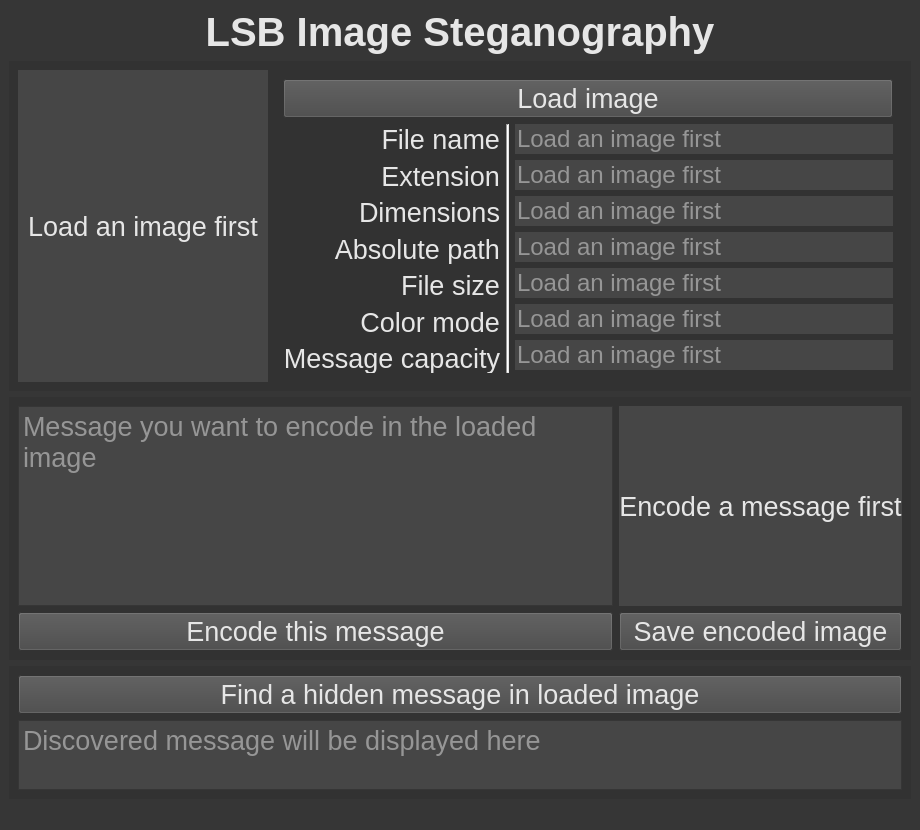
<?xml version="1.0" encoding="UTF-8"?>
<ui version="4.0">
 <class>MainWindow</class>
 <widget class="QMainWindow" name="MainWindow">
  <property name="geometry">
   <rect>
    <x>0</x>
    <y>0</y>
    <width>920</width>
    <height>830</height>
   </rect>
  </property>
  <property name="minimumSize">
   <size>
    <width>680</width>
    <height>800</height>
   </size>
  </property>
  <property name="font">
   <font>
    <pointsize>15</pointsize>
   </font>
  </property>
  <property name="windowTitle">
   <string>LSB Image Steganography</string>
  </property>
  <property name="styleSheet">
   <string notr="true">background-color: rgb(54, 54, 54);
color: rgb(230, 230, 230);</string>
  </property>
  <property name="locale">
   <locale language="English" country="UnitedStates"/>
  </property>
  <widget class="QWidget" name="centralwidget">
   <layout class="QGridLayout" name="gridLayout">
    <item row="0" column="0">
     <layout class="QVBoxLayout" name="verticalLayoutMain">
      <item>
       <widget class="QLabel" name="labelTitle">
        <property name="font">
         <font>
          <pointsize>30</pointsize>
          <weight>75</weight>
          <bold>true</bold>
         </font>
        </property>
        <property name="text">
         <string>LSB Image Steganography</string>
        </property>
        <property name="alignment">
         <set>Qt::AlignCenter</set>
        </property>
       </widget>
      </item>
      <item>
       <widget class="QFrame" name="frameOriginalImageSection">
        <property name="styleSheet">
         <string notr="true">background-color: rgb(50, 50, 50);</string>
        </property>
        <layout class="QHBoxLayout" name="horizontalLayoutOriginalImage">
         <item>
          <widget class="QLabel" name="labelOriginalImagePreview">
           <property name="minimumSize">
            <size>
             <width>250</width>
             <height>200</height>
            </size>
           </property>
           <property name="font">
            <font>
             <pointsize>20</pointsize>
            </font>
           </property>
           <property name="toolTip">
            <string>Preview of the loaded image</string>
           </property>
           <property name="styleSheet">
            <string notr="true">background-color: rgb(70, 70, 70);</string>
           </property>
           <property name="text">
            <string>Load an image first</string>
           </property>
           <property name="alignment">
            <set>Qt::AlignCenter</set>
           </property>
          </widget>
         </item>
         <item>
          <widget class="QFrame" name="frameOriginalImage">
           <layout class="QVBoxLayout" name="layout_image_info">
            <item>
             <widget class="QPushButton" name="buttonLoadImage">
              <property name="font">
               <font>
                <pointsize>20</pointsize>
               </font>
              </property>
              <property name="styleSheet">
               <string notr="true">background-color: rgb(70, 70, 70);</string>
              </property>
              <property name="text">
               <string>Load image</string>
              </property>
             </widget>
            </item>
            <item>
             <layout class="QHBoxLayout" name="horizontalLayoutImageInfo">
              <item>
               <layout class="QVBoxLayout" name="verticalLayoutImageInfoLabels">
                <item>
                 <widget class="QLabel" name="labelFileName">
                  <property name="font">
                   <font>
                    <pointsize>20</pointsize>
                   </font>
                  </property>
                  <property name="toolTip">
                   <string>Name of the file (without extension)</string>
                  </property>
                  <property name="text">
                   <string>File name</string>
                  </property>
                  <property name="alignment">
                   <set>Qt::AlignRight|Qt::AlignTrailing|Qt::AlignVCenter</set>
                  </property>
                 </widget>
                </item>
                <item>
                 <widget class="QLabel" name="labelExtension">
                  <property name="font">
                   <font>
                    <pointsize>20</pointsize>
                   </font>
                  </property>
                  <property name="toolTip">
                   <string>Extension/type of file of the loaded image</string>
                  </property>
                  <property name="text">
                   <string>Extension</string>
                  </property>
                  <property name="alignment">
                   <set>Qt::AlignRight|Qt::AlignTrailing|Qt::AlignVCenter</set>
                  </property>
                 </widget>
                </item>
                <item>
                 <widget class="QLabel" name="labelDimensions">
                  <property name="font">
                   <font>
                    <pointsize>20</pointsize>
                   </font>
                  </property>
                  <property name="toolTip">
                   <string>Dimensions of the loaded image in pixels</string>
                  </property>
                  <property name="text">
                   <string>Dimensions</string>
                  </property>
                  <property name="alignment">
                   <set>Qt::AlignRight|Qt::AlignTrailing|Qt::AlignVCenter</set>
                  </property>
                 </widget>
                </item>
                <item>
                 <widget class="QLabel" name="labelAbsolutePath">
                  <property name="font">
                   <font>
                    <pointsize>20</pointsize>
                   </font>
                  </property>
                  <property name="toolTip">
                   <string>Absolute path to the loaded image</string>
                  </property>
                  <property name="text">
                   <string>Absolute path</string>
                  </property>
                  <property name="alignment">
                   <set>Qt::AlignRight|Qt::AlignTrailing|Qt::AlignVCenter</set>
                  </property>
                 </widget>
                </item>
                <item>
                 <widget class="QLabel" name="labelFileSize">
                  <property name="font">
                   <font>
                    <pointsize>20</pointsize>
                   </font>
                  </property>
                  <property name="toolTip">
                   <string>File size of the loaded image in Bytes</string>
                  </property>
                  <property name="text">
                   <string>File size</string>
                  </property>
                  <property name="alignment">
                   <set>Qt::AlignRight|Qt::AlignTrailing|Qt::AlignVCenter</set>
                  </property>
                 </widget>
                </item>
                <item>
                 <widget class="QLabel" name="labelColorMode">
                  <property name="font">
                   <font>
                    <pointsize>20</pointsize>
                   </font>
                  </property>
                  <property name="toolTip">
                   <string>Color mode used in the loaded image</string>
                  </property>
                  <property name="text">
                   <string>Color mode</string>
                  </property>
                  <property name="alignment">
                   <set>Qt::AlignRight|Qt::AlignTrailing|Qt::AlignVCenter</set>
                  </property>
                 </widget>
                </item>
                <item>
                 <widget class="QLabel" name="labelCapacity">
                  <property name="font">
                   <font>
                    <pointsize>20</pointsize>
                   </font>
                  </property>
                  <property name="toolTip">
                   <string>Number of characters encodable in the loaded image</string>
                  </property>
                  <property name="text">
                   <string>Message capacity</string>
                  </property>
                  <property name="alignment">
                   <set>Qt::AlignRight|Qt::AlignTrailing|Qt::AlignVCenter</set>
                  </property>
                 </widget>
                </item>
               </layout>
              </item>
              <item>
               <widget class="Line" name="lineImageInfo">
                <property name="styleSheet">
                 <string notr="true">background-color: rgb(230, 230, 230);</string>
                </property>
                <property name="orientation">
                 <enum>Qt::Vertical</enum>
                </property>
               </widget>
              </item>
              <item>
               <layout class="QVBoxLayout" name="verticalLayoutInfoValues">
                <item>
                 <widget class="QLineEdit" name="fieldFileName">
                  <property name="font">
                   <font>
                    <pointsize>18</pointsize>
                   </font>
                  </property>
                  <property name="toolTip">
                   <string>Name of the file (without extension)</string>
                  </property>
                  <property name="styleSheet">
                   <string notr="true">background-color: rgb(70, 70, 70);</string>
                  </property>
                  <property name="frame">
                   <bool>false</bool>
                  </property>
                  <property name="readOnly">
                   <bool>true</bool>
                  </property>
                  <property name="placeholderText">
                   <string>Load an image first</string>
                  </property>
                 </widget>
                </item>
                <item>
                 <widget class="QLineEdit" name="fieldExtension">
                  <property name="font">
                   <font>
                    <pointsize>18</pointsize>
                   </font>
                  </property>
                  <property name="toolTip">
                   <string>Extension/type of file of the loaded image</string>
                  </property>
                  <property name="styleSheet">
                   <string notr="true">background-color: rgb(70, 70, 70);</string>
                  </property>
                  <property name="frame">
                   <bool>false</bool>
                  </property>
                  <property name="readOnly">
                   <bool>true</bool>
                  </property>
                  <property name="placeholderText">
                   <string>Load an image first</string>
                  </property>
                 </widget>
                </item>
                <item>
                 <widget class="QLineEdit" name="fieldDimensions">
                  <property name="font">
                   <font>
                    <pointsize>18</pointsize>
                   </font>
                  </property>
                  <property name="toolTip">
                   <string>Dimensions of the loaded image in pixels</string>
                  </property>
                  <property name="styleSheet">
                   <string notr="true">background-color: rgb(70, 70, 70);</string>
                  </property>
                  <property name="frame">
                   <bool>false</bool>
                  </property>
                  <property name="readOnly">
                   <bool>true</bool>
                  </property>
                  <property name="placeholderText">
                   <string>Load an image first</string>
                  </property>
                 </widget>
                </item>
                <item>
                 <widget class="QLineEdit" name="fieldAbsolutePath">
                  <property name="font">
                   <font>
                    <pointsize>18</pointsize>
                   </font>
                  </property>
                  <property name="toolTip">
                   <string>Absolute path to the loaded image</string>
                  </property>
                  <property name="styleSheet">
                   <string notr="true">background-color: rgb(70, 70, 70);</string>
                  </property>
                  <property name="frame">
                   <bool>false</bool>
                  </property>
                  <property name="readOnly">
                   <bool>true</bool>
                  </property>
                  <property name="placeholderText">
                   <string>Load an image first</string>
                  </property>
                 </widget>
                </item>
                <item>
                 <widget class="QLineEdit" name="fieldFileSize">
                  <property name="font">
                   <font>
                    <pointsize>18</pointsize>
                   </font>
                  </property>
                  <property name="toolTip">
                   <string>File size of the loaded image in Bytes</string>
                  </property>
                  <property name="styleSheet">
                   <string notr="true">background-color: rgb(70, 70, 70);</string>
                  </property>
                  <property name="frame">
                   <bool>false</bool>
                  </property>
                  <property name="readOnly">
                   <bool>true</bool>
                  </property>
                  <property name="placeholderText">
                   <string>Load an image first</string>
                  </property>
                 </widget>
                </item>
                <item>
                 <widget class="QLineEdit" name="fieldColorMode">
                  <property name="font">
                   <font>
                    <pointsize>18</pointsize>
                   </font>
                  </property>
                  <property name="toolTip">
                   <string>Color mode used in the loaded image</string>
                  </property>
                  <property name="styleSheet">
                   <string notr="true">background-color: rgb(70, 70, 70);</string>
                  </property>
                  <property name="frame">
                   <bool>false</bool>
                  </property>
                  <property name="readOnly">
                   <bool>true</bool>
                  </property>
                  <property name="placeholderText">
                   <string>Load an image first</string>
                  </property>
                 </widget>
                </item>
                <item>
                 <widget class="QLineEdit" name="fieldCapacity">
                  <property name="font">
                   <font>
                    <pointsize>18</pointsize>
                   </font>
                  </property>
                  <property name="toolTip">
                   <string>Number of characters encodable in the loaded image</string>
                  </property>
                  <property name="styleSheet">
                   <string notr="true">background-color: rgb(70, 70, 70);</string>
                  </property>
                  <property name="frame">
                   <bool>false</bool>
                  </property>
                  <property name="readOnly">
                   <bool>true</bool>
                  </property>
                  <property name="placeholderText">
                   <string>Load an image first</string>
                  </property>
                 </widget>
                </item>
               </layout>
              </item>
             </layout>
            </item>
           </layout>
          </widget>
         </item>
        </layout>
       </widget>
      </item>
      <item>
       <widget class="QFrame" name="frameEncoding">
        <property name="styleSheet">
         <string notr="true">background-color: rgb(50, 50, 50);</string>
        </property>
        <layout class="QHBoxLayout" name="horizontalLayoutEncoding">
         <item>
          <layout class="QVBoxLayout" name="verticalLayoutMessage">
           <item>
            <widget class="QPlainTextEdit" name="fieldMessage">
             <property name="font">
              <font>
               <pointsize>20</pointsize>
              </font>
             </property>
             <property name="toolTip">
              <string>The message you want to encode in the loaded image</string>
             </property>
             <property name="styleSheet">
              <string notr="true">background-color: rgb(70, 70, 70);</string>
             </property>
             <property name="frameShadow">
              <enum>QFrame::Sunken</enum>
             </property>
             <property name="lineWidth">
              <number>1</number>
             </property>
             <property name="placeholderText">
              <string>Message you want to encode in the loaded image</string>
             </property>
            </widget>
           </item>
           <item>
            <widget class="QPushButton" name="buttonEncodeMessage">
             <property name="font">
              <font>
               <pointsize>20</pointsize>
              </font>
             </property>
             <property name="styleSheet">
              <string notr="true">background-color: rgb(70, 70, 70);</string>
             </property>
             <property name="text">
              <string>Encode this message</string>
             </property>
            </widget>
           </item>
          </layout>
         </item>
         <item>
          <layout class="QVBoxLayout" name="verticalLayoutModifiedImage">
           <item>
            <widget class="QLabel" name="labelModifiedImagePreview">
             <property name="enabled">
              <bool>true</bool>
             </property>
             <property name="minimumSize">
              <size>
               <width>250</width>
               <height>200</height>
              </size>
             </property>
             <property name="font">
              <font>
               <pointsize>20</pointsize>
              </font>
             </property>
             <property name="toolTip">
              <string>Preview of the modified image</string>
             </property>
             <property name="styleSheet">
              <string notr="true">background-color: rgb(70, 70, 70);</string>
             </property>
             <property name="text">
              <string>Encode a message first</string>
             </property>
             <property name="alignment">
              <set>Qt::AlignCenter</set>
             </property>
            </widget>
           </item>
           <item>
            <widget class="QPushButton" name="buttonSaveImage">
             <property name="enabled">
              <bool>true</bool>
             </property>
             <property name="font">
              <font>
               <pointsize>20</pointsize>
              </font>
             </property>
             <property name="styleSheet">
              <string notr="true">background-color: rgb(70, 70, 70);</string>
             </property>
             <property name="text">
              <string>Save encoded image</string>
             </property>
            </widget>
           </item>
          </layout>
         </item>
        </layout>
       </widget>
      </item>
      <item>
       <widget class="QFrame" name="frameDecoding">
        <property name="styleSheet">
         <string notr="true">background-color: rgb(50, 50, 50);</string>
        </property>
        <layout class="QVBoxLayout" name="verticalLayoutDecoding">
         <item>
          <widget class="QPushButton" name="buttonDecodeImage">
           <property name="font">
            <font>
             <pointsize>20</pointsize>
            </font>
           </property>
           <property name="styleSheet">
            <string notr="true">background-color: rgb(70, 70, 70);</string>
           </property>
           <property name="text">
            <string>Find a hidden message in loaded image</string>
           </property>
          </widget>
         </item>
         <item>
          <widget class="QPlainTextEdit" name="fieldResult">
           <property name="font">
            <font>
             <pointsize>20</pointsize>
            </font>
           </property>
           <property name="toolTip">
            <string>This is where the hidden message found in the loaded image will be displayed</string>
           </property>
           <property name="styleSheet">
            <string notr="true">background-color: rgb(70, 70, 70);</string>
           </property>
           <property name="readOnly">
            <bool>true</bool>
           </property>
           <property name="placeholderText">
            <string>Discovered message will be displayed here</string>
           </property>
          </widget>
         </item>
        </layout>
       </widget>
      </item>
     </layout>
    </item>
   </layout>
  </widget>
  <widget class="QMenuBar" name="menubar">
   <property name="geometry">
    <rect>
     <x>0</x>
     <y>0</y>
     <width>920</width>
     <height>24</height>
    </rect>
   </property>
  </widget>
  <widget class="QStatusBar" name="statusbar"/>
 </widget>
 <resources/>
 <connections/>
</ui>
